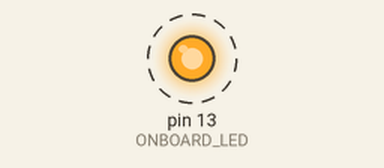
A sketch run on a simulated Arduino Uno, built with avr-gcc and run on an emulated ATmega328P. On the bench: output pins drawn as LEDs (lit = HIGH). Dashed ring = blinking.

Above: at 0.1 s.
Timing chart, 0 to 3.0 s (numbered marks = the images above):
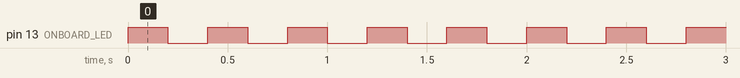

Measured:
- by itself, pin 13 (ONBOARD_LED): alternates HIGH for 0.20 s and LOW for 0.20 s

The sketch:

receiver.ino
```cpp
//////////////////////////////////////////////////////////////////////////////////////////
// PIN DEFINITIONS //
//////////////////////////////////////////////////////////////////////////////////////////
const int ONBOARD_LED = 13; // Thing's onboard, green LED


void setup() {
  initHardware();

}


void loop() {
  digitalWrite (ONBOARD_LED, !digitalRead(ONBOARD_LED));
  delay (200);


}


//////////////////////////////////////////////////////////////////////////////////////////
// INITHARDWARE - STARTS THE SERIAL INTERFACE AND CONFIGURES ALL GPIO PINS
//////////////////////////////////////////////////////////////////////////////////////////
void initHardware() {
  Serial.begin(115200);
  //SETUP GPIO PINS and set to LOW
  pinMode(ONBOARD_LED, OUTPUT);

}
```
